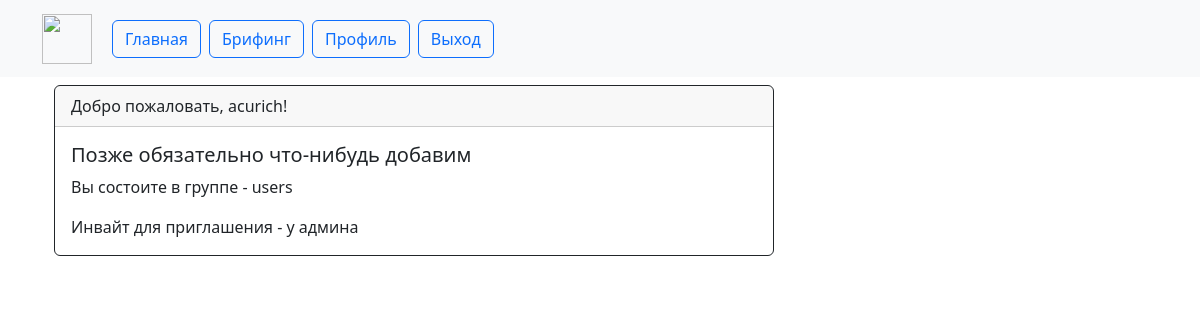
/profile (signed in), run on an earlier commit of the app's database.
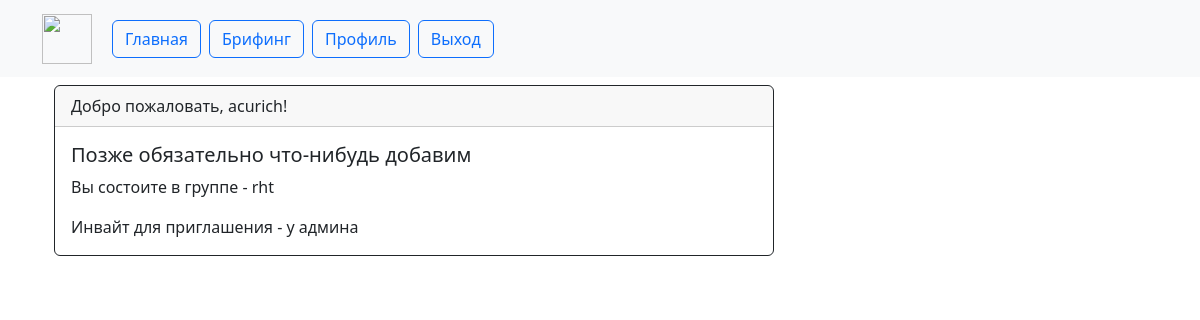
And on a later commit of the database.
### web/models.py (models this page shows)
class User(UserMixin, db.Model):
    id = db.Column(db.Integer, primary_key=True)
    name = db.Column(db.String(1000), unique=True)
    password = db.Column(db.String(100))
    email = db.Column(db.String(100), unique=True)
    active = db.Column(db.Boolean())
    group = db.Column(db.String(100))
    created_on = db.Column(db.DateTime(), default=datetime.now())

### web/main.py (the view)
@main.route('/profile')
@login_required
def profile():
    invite = 'd1a740a9-2012-4749-8d8d-43386e174714'
    return render_template('profile.html', invite=invite, name=current_user.name)

### web/__init__.py (called while the page is built)
def create_app():
    app = Flask(__name__)
    app.register_error_handler(404, page_not_found)
    app.config['SECRET_KEY'] = '33bf3cd3-ad1c-4429-b636-a807fc084e92_20ef441b-a7f2-4207-b0dc-543ca0d37aa2'
    app.config['SQLALCHEMY_DATABASE_URI'] = 'sqlite:///data.db'
    db.init_app(app)
    login_manager = LoginManager()
    login_manager.login_view = 'auth.login'
    login_manager.init_app(app)
    from .models import User
    with app.app_context():
        db.create_all()
    @login_manager.user_loader
    def load_user(user_id):
        return User.query.get(int(user_id))
    from .auth import auth as auth_blueprint
    app.register_blueprint(auth_blueprint)
    from .main import main as main_blueprint
    app.register_blueprint(main_blueprint)
    return app

### web/templates/profile.html
{% extends "base.html" %}
{% block content %}
<div class="container">
  <div class="card border-dark mb-3">
  <div class="card-header">Добро пожаловать, {{ name }}!</div>
  <div class="card-body text-dark">
    <h5 class="card-title">Позже обязательно что-нибудь добавим</h5>
     <p class="card-text">Вы состоите в группе - {{ current_user.group }}</p>
      <p class="card-text">Инвайт для приглашения - {% if current_user.group == 'admins' %} {{ invite }} {% else %} у админа {% endif %}</p>
  </div>
</div>
</div>
{% endblock %}

What changed in the data, as far as the page shows it:
changed User "acurich": group "users" → "rht"
